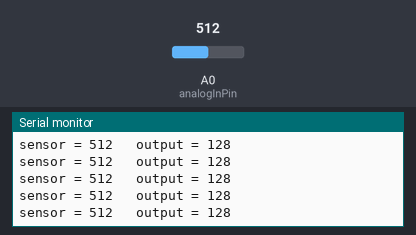
The program below on a simulated ESP8266 (NodeMCU). On the bench: the last lines printed to the serial monitor. Inputs (shaded band) come from the test bench; at power-on: A0 (analogInPin) = 512. WiFi joins after 1.5 s; servers stay silent unless stated.

Above: at 2.7 s.
2.8 s: A0 (analogInPin) set to 716
At 2.81 s:
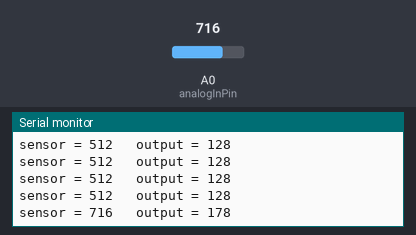
4.3 s: A0 (analogInPin) set to 900
At 4.32 s:
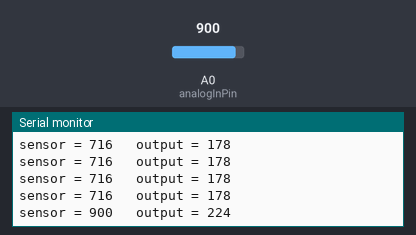
Timing chart, 0 to 7.3 s (numbered marks = the images above; inputs shaded):
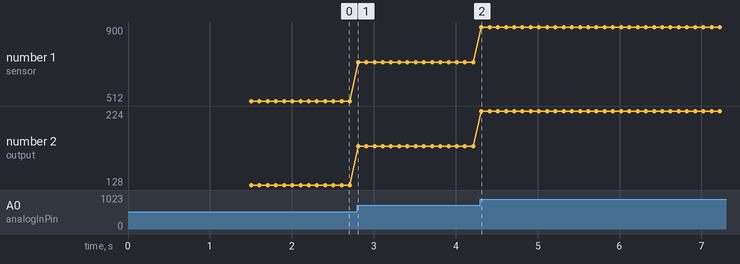

Measured:
- after the input at 2.8 s, the serial monitor: prints a new line at once (image 1)
- after the input at 4.3 s, the serial monitor: prints a new line at once (image 2)
- plotted number 1: 512 → 716 after the input at 2.8 s, 716 → 900 after the input at 4.3 s
- plotted number 2: 128 → 178 after the input at 2.8 s, 178 → 224 after the input at 4.3 s

The program:

main.cpp
```cpp
#include <Arduino.h>
#include <ESP8266WiFi.h>
#include <ESP8266mDNS.h>
#include <WiFiUdp.h>
#include <ArduinoOTA.h>
#include "LittleFS.h"
#include <Wire.h>
#include <Adafruit_ADS1015.h>

#ifndef STASSID
#define STASSID "FBI-SURVEILLANCE-VAN"
#define STAPSK  "NothingToSeeHere!"
#endif

const char* ssid = STASSID;
const char* password = STAPSK;
const int analogInPin = A0;  // ESP8266 Analog Pin ADC0 = A0

int sensorValue = 0;  // value read from the pot
int outputValue = 0;  // value to output to a PWM pin

Adafruit_ADS1115 ads;

void setup() {
  Serial.begin(115200);
  Serial.println("Booting");
  WiFi.mode(WIFI_STA);
  WiFi.begin(ssid, password);
  while (WiFi.waitForConnectResult() != WL_CONNECTED) {
    Serial.println("Connection Failed! Rebooting...");
    delay(5000);
    ESP.restart();
  }

  // Port defaults to 8266
  // ArduinoOTA.setPort(8266);

  // Hostname defaults to esp8266-[ChipID]
  // ArduinoOTA.setHostname("myesp8266");

  // No authentication by default
  // ArduinoOTA.setPassword("admin");

  // Password can be set with it's md5 value as well
  // MD5(admin) = 21232f297a57a5a743894a0e4a801fc3
  // ArduinoOTA.setPasswordHash("21232f297a57a5a743894a0e4a801fc3");

  ArduinoOTA.onStart([]() {
    String type;
    if (ArduinoOTA.getCommand() == U_FLASH) {
      type = "sketch";
    } else { // U_FS
      type = "filesystem";
    }

    // NOTE: if updating FS this would be the place to unmount FS using FS.end()
    Serial.println("Start updating " + type);
  });
  ArduinoOTA.onEnd([]() {
    Serial.println("\nEnd");
  });
  ArduinoOTA.onProgress([](unsigned int progress, unsigned int total) {
    Serial.printf("Progress: %u%%\r", (progress / (total / 100)));
  });
  ArduinoOTA.onError([](ota_error_t error) {
    Serial.printf("Error[%u]: ", error);
    if (error == OTA_AUTH_ERROR) {
      Serial.println("Auth Failed");
    } else if (error == OTA_BEGIN_ERROR) {
      Serial.println("Begin Failed");
    } else if (error == OTA_CONNECT_ERROR) {
      Serial.println("Connect Failed");
    } else if (error == OTA_RECEIVE_ERROR) {
      Serial.println("Receive Failed");
    } else if (error == OTA_END_ERROR) {
      Serial.println("End Failed");
    }
  });
  ArduinoOTA.begin();
  Serial.println("Ready");
  Serial.print("IP address: ");
  Serial.println(WiFi.localIP());
}

void loop() {
  ArduinoOTA.handle();
  // read the analog in value
  sensorValue = analogRead(analogInPin);

  // map it to the range of the PWM out
  outputValue = map(sensorValue, 0, 1023, 0, 255);

  // print the readings in the Serial Monitor
  Serial.print("sensor = ");
  Serial.print(sensorValue);
  Serial.print("\t output = ");
  Serial.println(outputValue);
  delay(100);
}
```
